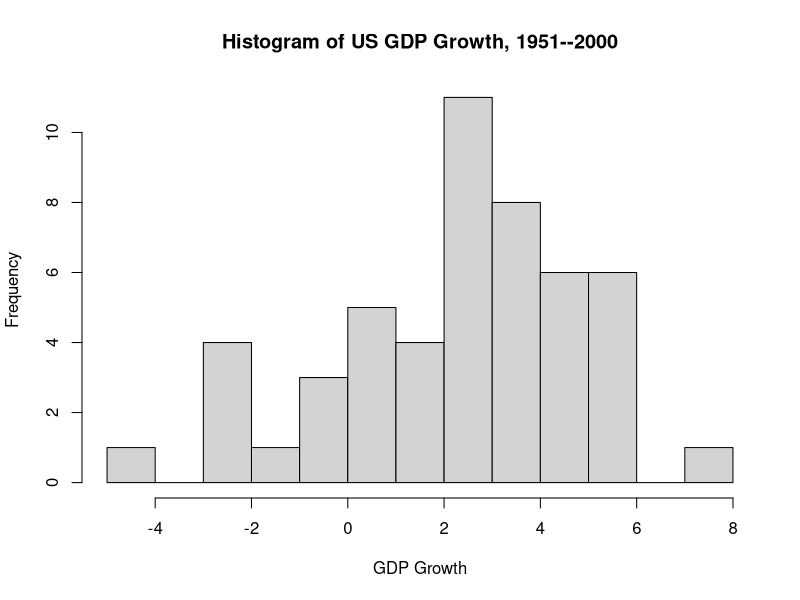
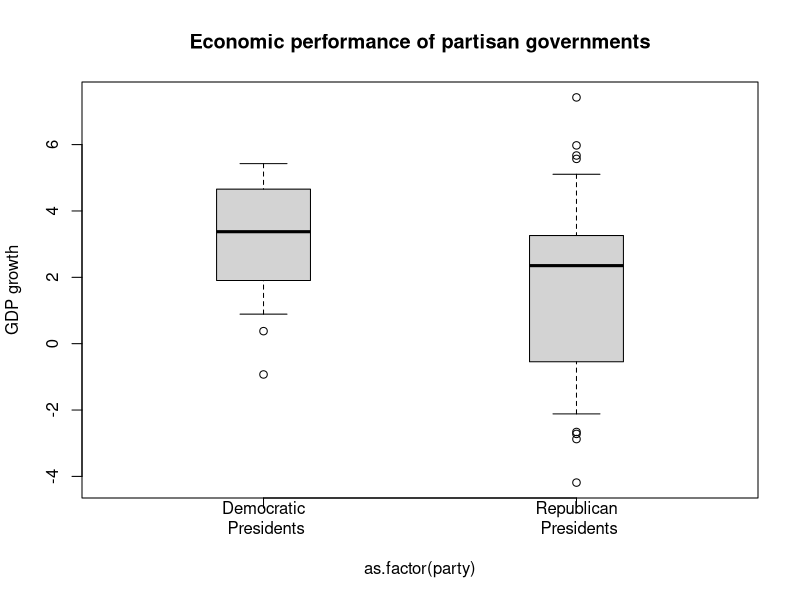

Recreate these plots in R, in order.
# GDP under American presidents by party
# (elementary R example)
#
# Chris Adolph, cadolph@uw.edu
# March 27, 2012

# Clear memory
rm(list=ls())

# Load data
data <- read.csv("gdp.csv",na.strings="")
attach(data)

# Construct party specific variables
gdp.dem <- grgdpch[party==-1]
gdp.rep <- grgdpch[party==1]

# Make the histogram
hist(grgdpch,
     breaks=seq(-5,8,1),
     main="Histogram of US GDP Growth, 1951--2000",
     xlab="GDP Growth")

# Make a box plot
boxplot(grgdpch~as.factor(party),
        boxwex=0.3,
        range=0.5,
        names=c("Democratic\n Presidents",
          "Republican\n Presidents"),
        ylab="GDP growth",
        main="Economic performance of partisan governments")
